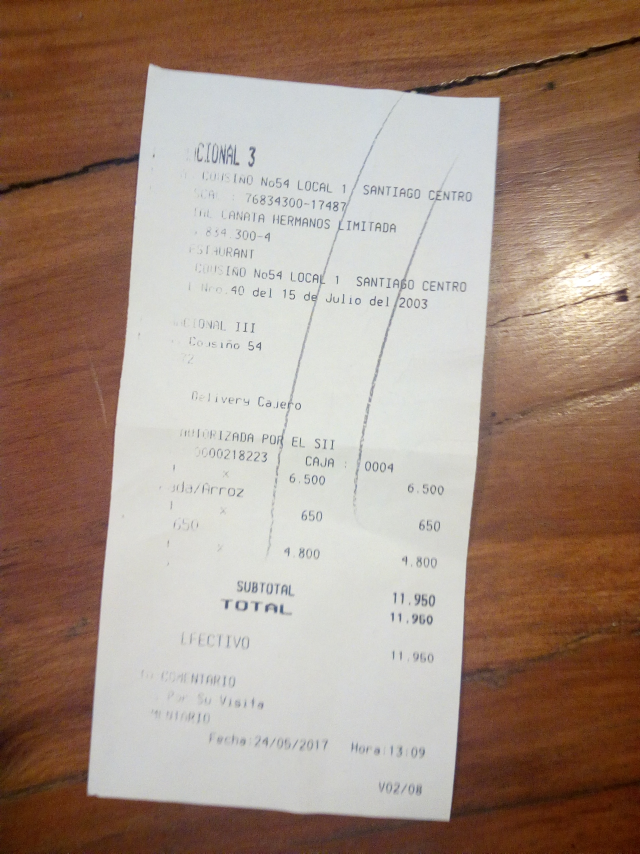
#> input picture Images/IMG_20170524_154436.jpg, 1920 x 2560 px (shown at 1/3 size); its folder holds only this picture in this run
$ python -i Main.py   (imports and definitions only)   (older library calls are emulated)
#> lines starting #> are read from the running program, lines starting #| are printed output that depends on the picture; after the words box and inside, x2 and y2 are one past the last pixel; in counts of white or black regions, pixels touching at a corner belong together
# -*- coding: utf-8 -*-
"""
Created on Fri May 19 13:06:36 2017

@author: KRapes
"""

import numpy as np
import cv2
import os
from matplotlib import pyplot as plt
from skimage.filters import threshold_local
from skimage import img_as_ubyte
import pickle
from collections import Counter
from scipy import ndimage
from scipy.misc import imresize
from AreaOfInterest import ravel, predict_score, seperate_data
from Tensorflow_network import TF_model, test_model
from dataset_lib import normalize, ascii_to_map, one_hot_encode
from time import time
#import matplotlib.mlab as mlab

# [1 line not run here, left out]
#matplotlib.rcParams['backend'] = "GTKAgg"

# Load an color image in grayscale
# [6 lines left out: function image_names, not called in this run]

def Canny_Edge_Detection(img, sigma=0.33):
    #Threshold1 = 25;
    #Threshold2 = 100;
    Filtersize = 10
    #sigma = 0.33
    med = np.median(img)
    Threshold1 = int(max(0, (1.0 - sigma) * med))
    Threshold2 = int(min(255, (1.0 + sigma) * med))


    E = cv2.Canny(img, Threshold1, Threshold2, Filtersize)
    return E

# [41 lines left out: functions rotate_img, straighten_image, bound_image, not called in this run]

def crop_image(img, top, bottom, left, right):
    return img[top:bottom, left:right]

# [31 lines left out: functions horz_proj, vert_proj, show_img, adaptive_thresholding, not called in this run]

def blur(img):
    blurred = cv2.GaussianBlur(img, (3,3), 0)
    return blurred

def text_lines(boxes, img, whole_image):
    def combine(b1, b2):
        x1, y1, w1, h1 = b1
        x2, y2, w2, h2 = b2
        x = x1 if x1 < x2 else x2
        y = y1 if y1 < y2 else y2
        w = (x1 + w1) - x if (x1 +w1) > (x2 + w2) else (x2 + w2) - x
        h = (y1 + h1) - y if (y1 +h1) > (y2 + h2) else (y2 + h2) - y
        #print("New Box: {}".format((x,y,w,h)))
        return (x, y, w, h)

    def remove_boxes(boxes, function, *args):
        index = 0
        while index < len(boxes):
            b = boxes[index]
            if function(b, *args):
                boxes.pop(index)
                index -= 1
            index += 1
        return boxes

    # [5 lines left out: function long, not called in this run]

    def tall(b, thresholdA, thresholdB):
        box_height = b[3]
        if box_height >= thresholdA or box_height <= thresholdB:
            return True
        return False

    def horz(b1,b2,threshold):
        if ((b1[1] <= b2[1] + threshold and b1[1] >= b2[1] - threshold) and
                    (b1[3] <= b2[3] + threshold and b1[3] >= b2[3] - threshold)):
            return True
        return False

    # [7 lines left out: function vert, not called in this run]


    def interior_boxes(b1,b2):
        x1, y1, w1, h1 = b1
        x2, y2, w2, h2 = b2
        if y1 <= y2 and (y1 + h1) >= (y2 + h2):
            return True
        elif y2 <= y1 and (y2 + h2) >= (y1 + h1):
            return True
        return False

    # [8 lines left out: function interior_boxes_vert, not called in this run]

    def combine_overlapping_areas(b1, b2, threshold):
        x1, y1, w1, h1 = b1
        x2, y2, w2, h2 = b2
        ymin_interior = y1 if y1 > y2 else y2
        ymax_interior = (y1 + h1) if (y1 + h1) < (y2 + h2) else (y2 + h2)
        interior_length = ymax_interior - ymin_interior
        if interior_length >= h1*threshold or interior_length >= h2*threshold:
            return True
        return False

    # [9 lines left out: function combine_overlapping_areas_vert, not called in this run]

    def combine_boxes(boxes, function, *args):
        cBoxes = []
        index = len(boxes) - 1
        while index >= 0:
            b1 = boxes[index]
            if index == 0:
                cBoxes.append(boxes.pop(0))
                index = len(boxes) - 1
            else:
                b2 = boxes[index - 1]
                if function(b1,b2,*args):
                    new_box = combine(b1, b2)
                    boxes.pop(index)
                    boxes.pop(index - 1)
                    boxes.append(new_box)
                    index = len(boxes) - 1
                else:
                    cBoxes.append(boxes.pop(index))
                    index = len(boxes) - 1
        return cBoxes


    if whole_image == True:
        boxes.sort(key=lambda x: x[1])
        boxes = remove_boxes(boxes, tall, img.shape[0]*0.1, 1)
        boxes = combine_boxes(boxes,horz, 0)
        length_boxes = len(boxes)
        if length_boxes == 0: return boxes
        hsum = sum([x[3] for x in boxes])
        boxes = remove_boxes(boxes, tall, 2*hsum/length_boxes, .5*hsum/length_boxes)
        boxes = combine_boxes(boxes, interior_boxes)
        boxes = combine_boxes(boxes,horz, 3)
        boxes = combine_boxes(boxes, combine_overlapping_areas, 0.50)
    else:
        boxes.sort(key=lambda x: x[0])
        boxes = remove_boxes(boxes, long, img.shape[1]*.1, 3)
        boxes = combine_boxes(boxes, vert, 1)
        boxes = combine_boxes(boxes, interior_boxes_vert)
        boxes = combine_boxes(boxes, combine_overlapping_areas_vert, .50)
        boxes = remove_boxes(boxes, tall, img.shape[0]*1.1, img.shape[0]*.25)
    return boxes


def find_lines(img, whole_image=True):
    height, width = img.shape
    _, contours0, hierarchy = cv2.findContours( img.copy(), cv2.RETR_TREE, cv2.CHAIN_APPROX_SIMPLE)
    contours = [cv2.approxPolyDP(cnt, 3, True) for cnt in contours0]
    boxes = []
    for c in contours:
        boxes.append(cv2.boundingRect(c))
    if whole_image != 'letter':
        boxes = text_lines(boxes, img, whole_image)
    return boxes

def save_obj(obj, name ):
    with open( name + '.pkl', 'wb') as f:
        pickle.dump(obj, f, pickle.HIGHEST_PROTOCOL)

def load_obj(name ):
    with open( name + '.pkl', 'rb') as f:
        return pickle.load(f)

# [20 lines left out: functions groom_image, locate_receipt, not called in this run]

def clip_lines(img):
    lines = []
    adp = Canny_Edge_Detection(blur(img))
    boxes = find_lines(adp)
    height, width = img.shape
    for index,box in enumerate(boxes):
        x, y, w, h = box
        y_start = int(y - 0.25*h) if int(y - 0.25*h) > 0 else 0
        y_end = int(y + 1.25*h) if int(y + 1.25*h) < height else height
        clip = img[y_start:y_end, 0:width]
        lines.append([image, clip, 0, y_start, width, int(1.5*h)])
    return lines


class Pointer:

    # [14 lines left out: functions __init__, step, not called in this run]

    def value(self):
        return self.value

    def index(self):
        return self.index


# [296 lines left out: functions create_heat_map, text_size_range, best_fit_window, create_breaks, breaks_to_clips, replicate_receipt and 6 more, not called in this run]
'''
images = image_names("images")
print("START")
#count = 1
DT_acc = 0
TF_acc = 0
total_clips = 0
for image_count, image in enumerate(images):

    img = cv2.imread(image,0)
    img = locate_receipt(img)
    lines = clip_lines(img)
    # TODO break this into a yeild counter loop and a cutting algorthim
    clipsL = clip_letter(lines)

    for i in range(len(clipsL)):
        orgional, clipL, global_x, global_y, w, h = clipsL[i]
        clipL = format_letter(clipL)
        clipsL[i] = [orgional, clipL, global_x, global_y, w, h]

    fname = ".\labeled_images\labeled_images_" + image.split('.')[0].split('images\\')[1] + '.pkl'
    data, clf1, clf2 = load_files(fname, skipdata=True)

    total_clips += len(clipsL)
    #print("Length clipsL: {}".format(len(clipsL)))

    clipsL = remove_deadspace(clipsL, clf1, clf2)

    accuracy_DT, accuracy_TF = score_image(data, clf1, clf2)
    DT_acc += accuracy_DT[0]
    TF_acc += acc
    print("The Area of Interest accuarcy was {}".format(DT_acc/(image_count + 1)))
    print("The TF accuarcy was {}".format(TF_acc/(image_count + 1)))
    #print("Total Clips: {}".format(total_clips))
    print("")

    replicate_receipt(img, clipsL)
'''


>>> import cv2
>>> picture = cv2.imread('Images/IMG_20170524_154436.jpg')
#> picture is the input picture: shape (2560, 1920, 3); mean B, G, R 130.1, 144, 165.2
>>> result = clip_lines(picture)
#> in Canny_Edge_Detection, `Filtersize = 10`: Filtersize = 10
#> in Canny_Edge_Detection, `med = np.median(img)`: med = 159
#> in Canny_Edge_Detection, `Threshold1 = int(max(0, (1.0 - sigma) * med))`: Threshold1 = 106
#> in Canny_Edge_Detection, `Threshold2 = int(min(255, (1.0 + sigma) * med))`: Threshold2 = 211
#> in Canny_Edge_Detection, `E = cv2.Canny(img, Threshold1, Threshold2, Filtersize)`:
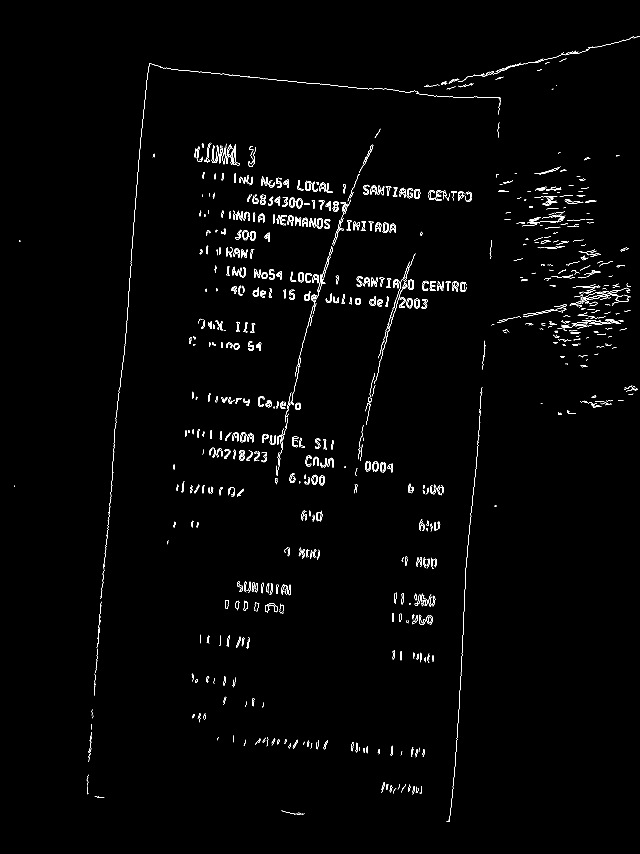
#> E: shape (2560, 1920) (shown at 1/3 size); 0.97% white in thin lines or dots
#> in find_lines, `_, contours0, hierarchy = cv2.findContours( img.copy(), cv2.RETR_TREE,..`: contours0 = 1162 contours, 845 with area under 20; largest, box (x1, y1, x2, y2) and area: (1223, 839, 1242, 869) 446, (950, 656, 969, 685) 436, (1223, 839, 1242, 869) 432, (894, 817, 912, 847) 424, (950, 656, 969, 685) 422
#> in find_lines, `contours = [cv2.approxPolyDP(cnt, 3, True) for cnt in contours0]`: contours = 1162 contours, 826 with area under 20; largest, box (x1, y1, x2, y2) and area: (1223, 839, 1242, 869) 405, (950, 656, 969, 685) 405, (1224, 839, 1242, 869) 404, (894, 817, 912, 847) 382, (894, 817, 912, 847) 376
#> the loop in find_lines, `for c in contours:` made 1162 passes
#> c on passes 1 to 3: [[1349, 2461], [1339, 2463], [1345, 2465]], [[844, 2431], [875, 2441], [913, 2441], [875, 2441]], [[294, 2389], [298, 2393], [312, 2393], [298, 2393]]
#> after the loop in find_lines, `for c in contours:`: boxes = 1162 items, first 6: (1339, 2461, 11, 5), (844, 2431, 70, 11), (294, 2389, 19, 5), (284, 2389, 12, 5), (1180, 2365, 9, 16), (1247, 2360, 9, 19)
#> the loop in remove_boxes, `while index < len(boxes):` made 1162 passes
#> (b, index) on passes 1 to 12: ((1865, 108, 35, 15), 1), ((1901, 109, 19, 6), 2), ((1720, 124, 145, 38), 3), ((1708, 153, 11, 6), 4), ((1688, 153, 40, 12), 5), ((1724, 155, 11, 4), 6), ((1684, 156, 8, 5), 7), ((1698, 157, 9, 4), 8), ((1469, 162, 220, 62), 9), ((1678, 175, 22, 9), 10), ((1606, 176, 24, 10), 11), ((1635, 186, 14, 6), 12)
#> index on passes 144, 147, 152, 163, 170, 266: 139, 141, 145, 155, 161, 256
#> after the loop in remove_boxes, `while index < len(boxes):`: boxes = 1111 items, first 6: (1865, 108, 35, 15), (1901, 109, 19, 6), (1720, 124, 145, 38), (1708, 153, 11, 6), (1688, 153, 40, 12), (1724, 155, 11, 4); index = 1111
#> in combine_boxes, `index = len(boxes) - 1`: index = 1110
#> the loop in combine_boxes, `while index >= 0:` made 1111 passes
#> (x1 in combine, y1 in combine, w1 in combine, h1 in combine, x2 in combine, y2 in combine, w2 in combine, h2 in combine) on passes 3, 38: (284, 2389, 12, 5, 294, 2389, 19, 5), (867, 2229, 5, 17, 932, 2229, 5, 17)
#> (b1, b2, index) on passes 1, 2, 4, 5, 6, 7: ((1339, 2461, 11, 5), (844, 2431, 70, 11), 1109), ((844, 2431, 70, 11), (284, 2389, 12, 5), 1108), ((284, 2389, 29, 5), (1180, 2365, 9, 16), 1106), ((1180, 2365, 9, 16), (1247, 2360, 9, 19), 1105), ((1247, 2360, 9, 19), (262, 2359, 2, 24), 1104), ((262, 2359, 2, 24), (1228, 2359, 3, 14), 1103)
#> after the loop in combine_boxes, `while index >= 0:`: boxes = []; cBoxes = 1055 items, first 6: (1339, 2461, 11, 5), (844, 2431, 70, 11), (284, 2389, 29, 5), (1180, 2365, 9, 16), (1247, 2360, 9, 19), (262, 2359, 2, 24)
#> in text_lines, `boxes = combine_boxes(boxes,horz, 0)`: boxes has the same summary as cBoxes in combine_boxes
#> in text_lines, `length_boxes = len(boxes)`: length_boxes = 1055
#> in text_lines, `hsum = sum([x[3] for x in boxes])`: hsum = 19670
#> the loop in remove_boxes (call 2), `while index < len(boxes):` made 1055 passes
#> (b, index) on passes 1 to 12: ((1339, 2461, 11, 5), 0), ((844, 2431, 70, 11), 1), ((284, 2389, 29, 5), 1), ((1180, 2365, 9, 16), 2), ((1247, 2360, 9, 19), 3), ((262, 2359, 2, 24), 4), ((1228, 2359, 3, 14), 5), ((1259, 2359, 7, 23), 6), ((1237, 2358, 7, 26), 7), ((1171, 2357, 5, 21), 8), ((1169, 2356, 5, 18), 9), ((1161, 2354, 5, 15), 10)
#> b on pass 58: (651, 2211, 4, 10)
#> (the run stopped early here; a loop or call above may not have finished)

$ run again, on Images/IMG_20170602_120151.jpg
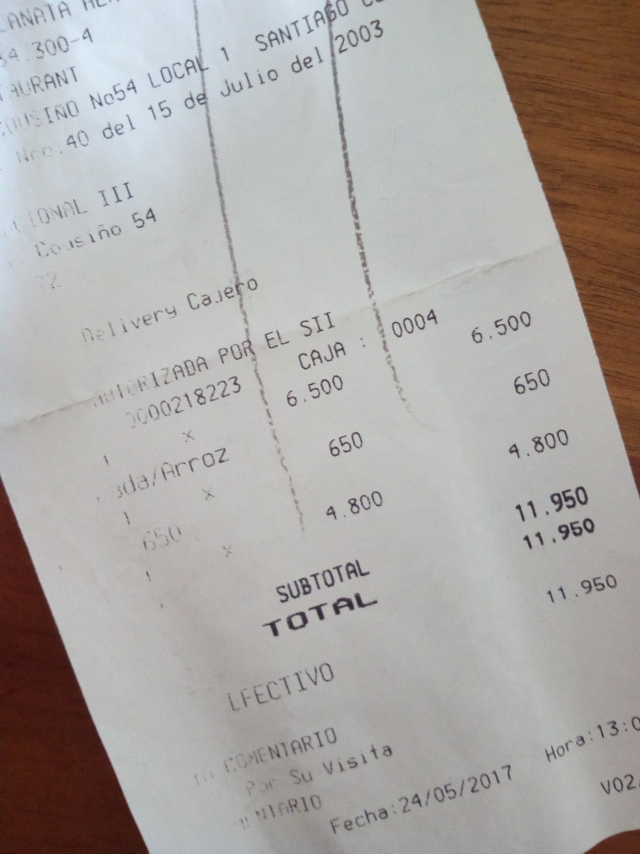
#> input picture Images/IMG_20170602_120151.jpg, 1920 x 2560 px (shown at 1/3 size)
#> picture is the input picture: shape (2560, 1920, 3); mean B, G, R 164.3, 167, 171.4
#> Filtersize = 10
#> med = 184
#> Threshold1 = 123
#> Threshold2 = 244
#> in Canny_Edge_Detection, `E = cv2.Canny(img, Threshold1, Threshold2, Filtersize)`:
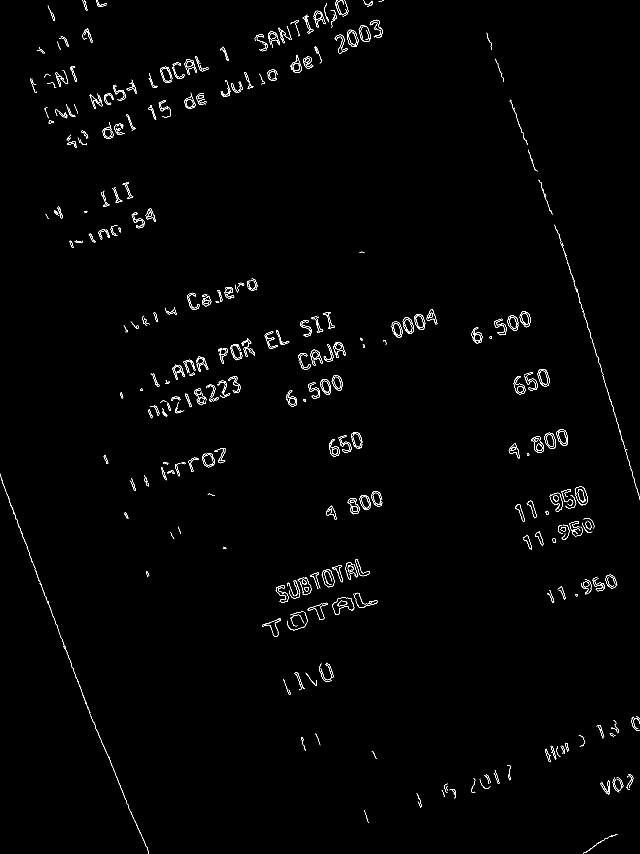
#> E: shape (2560, 1920) (shown at 1/3 size); 0.75% white in thin lines or dots
#> contours0 = 619 contours, 440 with area under 20; largest, box (x1, y1, x2, y2) and area: (996, 1793, 1063, 1844) 1900, (996, 1793, 1063, 1844) 1860, (965, 1708, 1004, 1762) 1383, (965, 1708, 1004, 1762) 1357, (1611, 1107, 1649, 1160) 1344
#> contours = 619 contours, 385 with area under 20; largest, box (x1, y1, x2, y2) and area: (996, 1795, 1063, 1843) 1826, (996, 1795, 1063, 1844) 1754, (965, 1708, 1004, 1762) 1398, (965, 1708, 1004, 1762) 1367, (1611, 1107, 1649, 1160) 1320
#> the loop in find_lines, `for c in contours:` made 619 passes
#> c on passes 1 to 3: [[1764, 2551], [1751, 2559]], [[1852, 2502], [1817, 2514], [1766, 2552], [1818, 2514]], [[409, 2475], [441, 2542], [445, 2559], [441, 2541]]
#> after the loop in find_lines, `for c in contours:`: boxes = 619 items, first 6: (1751, 2551, 14, 9), (1766, 2502, 87, 51), (409, 2475, 37, 85), (410, 2473, 1, 1), (394, 2442, 15, 32), (1093, 2431, 14, 37)
#> the loop in remove_boxes, `while index < len(boxes):` made 619 passes
#> (b, index) on passes 1 to 8: ((1136, 0, 16, 5), 1), ((1090, 0, 26, 15), 2), ((1028, 0, 17, 49), 3), ((1006, 0, 17, 45), 4), ((293, 0, 28, 17), 5), ((248, 0, 14, 32), 6), ((1012, 1, 28, 42), 7), ((288, 1, 32, 20), 8)
#> after the loop in remove_boxes, `while index < len(boxes):`: boxes = 605 items, first 6: (1136, 0, 16, 5), (1090, 0, 26, 15), (1028, 0, 17, 49), (1006, 0, 17, 45), (293, 0, 28, 17), (248, 0, 14, 32); index = 605
#> in combine_boxes, `index = len(boxes) - 1`: index = 604
#> the loop in combine_boxes, `while index >= 0:` made 605 passes
#> (b1, b2, index) on passes 1 to 8: ((1751, 2551, 14, 9), (1766, 2502, 87, 51), 603), ((1766, 2502, 87, 51), (409, 2475, 37, 85), 602), ((409, 2475, 37, 85), (394, 2442, 15, 32), 601), ((394, 2442, 15, 32), (1093, 2431, 14, 37), 600), ((1093, 2431, 14, 37), (380, 2410, 16, 31), 599), ((380, 2410, 16, 31), (1253, 2405, 9, 18), 598), ((1253, 2405, 9, 18), (1249, 2381, 15, 40), 597), ((1249, 2381, 15, 40), (1356, 2371, 8, 14), 596)
#> after the loop in combine_boxes, `while index >= 0:`: boxes = []; cBoxes = 588 items, first 6: (1751, 2551, 14, 9), (1766, 2502, 87, 51), (409, 2475, 37, 85), (394, 2442, 15, 32), (1093, 2431, 14, 37), (380, 2410, 16, 31)
#> in text_lines, `boxes = combine_boxes(boxes,horz, 0)`: boxes has the same summary as cBoxes in combine_boxes
#> length_boxes = 588
#> hsum = 16685
#> the loop in remove_boxes (call 2), `while index < len(boxes):` made 588 passes
#> (b, index) on passes 1 to 8: ((1751, 2551, 14, 9), 0), ((1766, 2502, 87, 51), 1), ((409, 2475, 37, 85), 1), ((394, 2442, 15, 32), 2), ((1093, 2431, 14, 37), 3), ((380, 2410, 16, 31), 4), ((1253, 2405, 9, 18), 5), ((1249, 2381, 15, 40), 6)

$ run again, on Images/IMG_20170602_170344.jpg
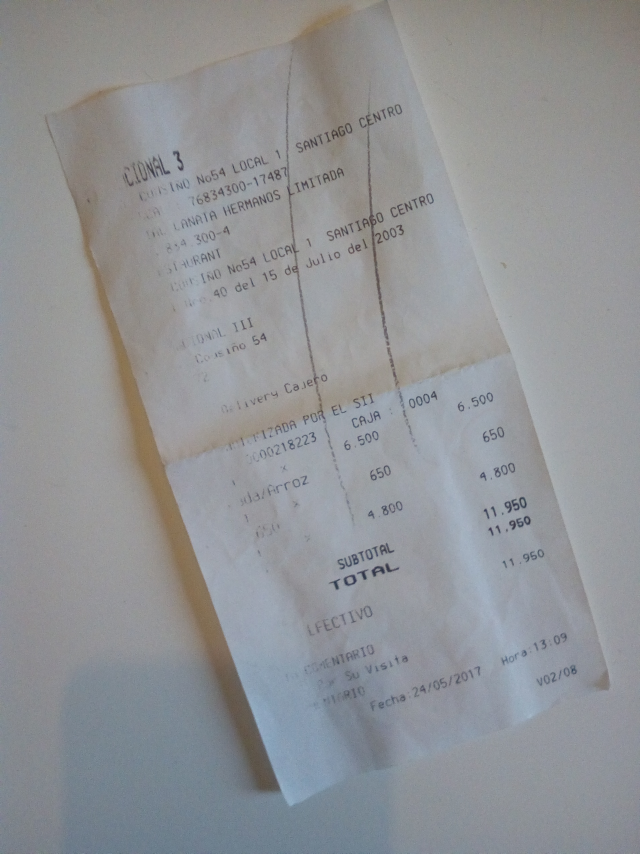
#> input picture Images/IMG_20170602_170344.jpg, 1920 x 2560 px (shown at 1/3 size)
#> picture is the input picture: shape (2560, 1920, 3); mean B, G, R 150.2, 147.2, 145.1
#> Filtersize = 10
#> med = 150
#> Threshold1 = 100
#> Threshold2 = 199
#> in Canny_Edge_Detection, `E = cv2.Canny(img, Threshold1, Threshold2, Filtersize)`:
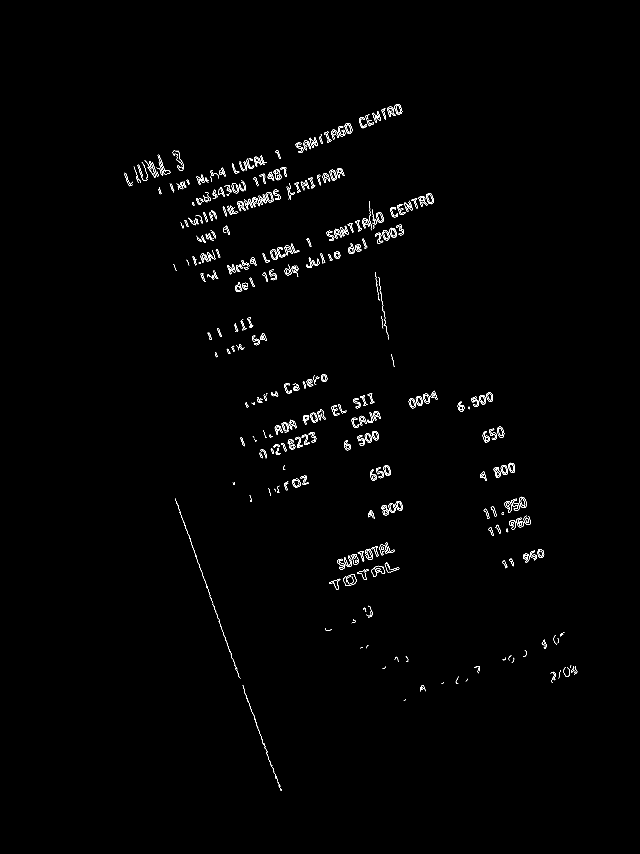
#> E: shape (2560, 1920) (shown at 1/3 size); 0.6% white in thin lines or dots, all inside (x1, y1, x2, y2) = (372, 312, 1732, 2373)
#> contours0 = 629 contours, 337 with area under 20; largest, box (x1, y1, x2, y2) and area: (1034, 369, 1057, 402) 506, (1278, 580, 1302, 613) 502, (1128, 637, 1151, 669) 498, (1183, 312, 1207, 344) 492, (1034, 369, 1057, 402) 486
#> contours = 629 contours, 305 with area under 20; largest, box (x1, y1, x2, y2) and area: (1184, 312, 1206, 344) 484, (1278, 580, 1302, 613) 474, (1128, 637, 1151, 669) 465, (1052, 1662, 1077, 1695) 462, (1034, 370, 1057, 402) 458
#> the loop in find_lines, `for c in contours:` made 629 passes
#> c on passes 2, 4, 5: [[799, 2256], [833, 2344]], [[745, 2102], [774, 2183]], [[1216, 2098], [1211, 2102]]
#> after the loop in find_lines, `for c in contours:`: boxes = 629 items, first 6: (832, 2346, 12, 27), (799, 2256, 35, 89), (773, 2185, 31, 72), (745, 2102, 30, 82), (1211, 2098, 6, 5), (1264, 2062, 13, 12)
#> the loop in remove_boxes, `while index < len(boxes):` made 629 passes
#> (b, index) on passes 1 to 8: ((1184, 312, 22, 32), 1), ((1183, 312, 24, 32), 2), ((1188, 316, 15, 24), 3), ((1188, 316, 15, 24), 4), ((1161, 319, 26, 32), 5), ((1162, 319, 24, 32), 6), ((1165, 324, 12, 12), 7), ((1144, 325, 12, 6), 8)
#> after the loop in remove_boxes, `while index < len(boxes):`: boxes = 623 items, first 6: (1184, 312, 22, 32), (1183, 312, 24, 32), (1188, 316, 15, 24), (1188, 316, 15, 24), (1161, 319, 26, 32), (1162, 319, 24, 32); index = 623
#> in combine_boxes, `index = len(boxes) - 1`: index = 622
#> the loop in combine_boxes, `while index >= 0:` made 623 passes
#> (x1 in combine, y1 in combine, w1 in combine, h1 in combine, x2 in combine, y2 in combine, w2 in combine, h2 in combine) on pass 55: (1125, 1705, 16, 10, 1125, 1705, 16, 10)
#> after the loop in combine_boxes, `while index >= 0:`: boxes = []; cBoxes = 573 items, first 6: (832, 2346, 12, 27), (799, 2256, 35, 89), (773, 2185, 31, 72), (745, 2102, 30, 82), (1211, 2098, 6, 5), (1264, 2062, 13, 12)
#> in text_lines, `boxes = combine_boxes(boxes,horz, 0)`: boxes has the same summary as cBoxes in combine_boxes
#> length_boxes = 573
#> hsum = 13000
#> the loop in remove_boxes (call 2), `while index < len(boxes):` made 573 passes
#> (b, index) on passes 1 to 8: ((832, 2346, 12, 27), 1), ((799, 2256, 35, 89), 1), ((773, 2185, 31, 72), 1), ((745, 2102, 30, 82), 1), ((1211, 2098, 6, 5), 1), ((1264, 2062, 13, 12), 2), ((728, 2055, 16, 49), 2), ((1261, 2055, 13, 20), 3)
